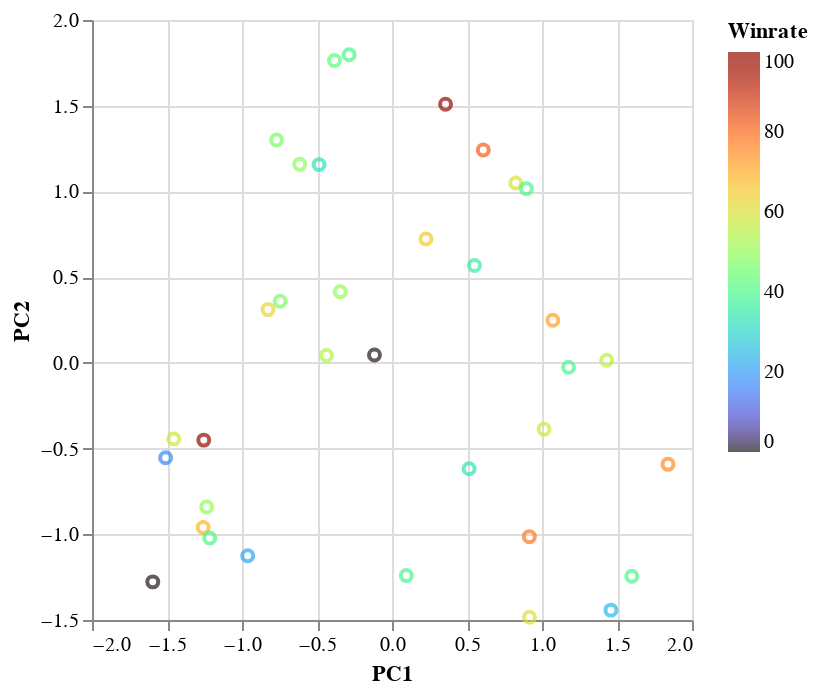

Source (notebook cell):
### Code cell
#Factor Analysis
fa = decomposition.FactorAnalysis(n_components=2)
fa.fit(matrix2)
tplt=fa.transform(matrix2)
dfplt =df_3.copy()
dfplt['PC1']=tplt[:,0]
dfplt['PC2']=tplt[:,1]
alt.Chart(dfplt).mark_point().encode(
    x='PC1',
    y='PC2',
    tooltip=['Champion','Winrate','Picks'],
    color=alt.Color('Winrate', scale=alt.Scale(scheme='turbo'))
)

### Figure 1 — Vega-Lite specification as saved in the notebook (floating-point values rounded to 4 significant figures)
{"config": {"view": {"continuousWidth": 300, "continuousHeight": 300}}, "data": {"name": "data-17728d0e9a88215fadda78dc334dc71e"}, "mark": {"type": "point"}, "encoding": {"color": {"field": "Winrate", "scale": {"scheme": "turbo"}, "type": "quantitative"}, "tooltip": [{"field": "Champion", "type": "nominal"}, {"field": "Winrate", "type": "quantitative"}, {"field": "Picks", "type": "quantitative"}], "x": {"field": "PC1", "type": "quantitative"}, "y": {"field": "PC2", "type": "quantitative"}}, "$schema": "https://vega.github.io/schema/vega-lite/v5.20.1.json", "datasets": {"data-17728d0e9a88215fadda78dc334dc71e": [{"Champion": " Aurora", "Picks": 9, "Bans": 30, "Winrate": 78.0, "CSM": 7.9, "DPM": 678.0, "GPM": 402.0, "PC1": 0.9158, "PC2": -1.014}, {"Champion": " Yone", "Picks": 18, "Bans": 19, "Winrate": 72.0, "CSM": 9.6, "DPM": 711.0, "GPM": 451.0, "PC1": 1.072, "PC2": 0.2489}, {"Champion": " Rell", "Picks": 26, "Bans": 5, "Winrate": 58.0, "CSM": 1.0, "DPM": 144.0, "GPM": 247.0, "PC1": -1.455, "PC2": -0.4436}, {"Champion": " Jax", "Picks": 15, "Bans": 15, "Winrate": 40.0, "CSM": 7.8, "DPM": 403.0, "GPM": 396.0, "PC1": -0.2856, "PC2": 1.798}, {"Champion": " Skarner", "Picks": 13, "Bans": 17, "Winrate": 54.0, "CSM": 5.8, "DPM": 372.0, "GPM": 332.0, "PC1": -0.4371, "PC2": 0.04273}, {"Champion": " Ziggs", "Picks": 5, "Bans": 24, "Winrate": 40.0, "CSM": 9.7, "DPM": 735.0, "GPM": 451.0, "PC1": 1.177, "PC2": -0.02599}, {"Champion": " Ashe", "Picks": 5, "Bans": 23, "Winrate": 60.0, "CSM": 9.7, "DPM": 654.0, "GPM": 457.0, "PC1": 0.8251, "PC2": 1.049}, {"Champion": " Gnar", "Picks": 17, "Bans": 11, "Winrate": 65.0, "CSM": 8.0, "DPM": 520.0, "GPM": 402.0, "PC1": 0.2264, "PC2": 0.723}, {"Champion": " Kaisa", "Picks": 18, "Bans": 10, "Winrate": 56.0, "CSM": 10.0, "DPM": 792.0, "GPM": 472.0, "PC1": 1.431, "PC2": 0.01538}, {"Champion": " Poppy", "Picks": 9, "Bans": 17, "Winrate": 22.0, "CSM": 2.6, "DPM": 256.0, "GPM": 261.0, "PC1": -0.962, "PC2": -1.125}, {"Champion": " Kalista", "Picks": 11, "Bans": 15, "Winrate": 82.0, "CSM": 9.1, "DPM": 605.0, "GPM": 447.0, "PC1": 0.6086, "PC2": 1.242}, {"Champion": " Vi", "Picks": 15, "Bans": 9, "Winrate": 47.0, "CSM": 6.1, "DPM": 295.0, "GPM": 345.0, "PC1": -0.7699, "PC2": 1.299}, {"Champion": " Jhin", "Picks": 14, "Bans": 9, "Winrate": 36.0, "CSM": 9.6, "DPM": 593.0, "GPM": 419.0, "PC1": 0.5499, "PC2": 0.5677}, {"Champion": " Rumble", "Picks": 10, "Bans": 12, "Winrate": 60.0, "CSM": 7.6, "DPM": 679.0, "GPM": 388.0, "PC1": 0.9166, "PC2": -1.484}, {"Champion": " Leona", "Picks": 16, "Bans": 5, "Winrate": 69.0, "CSM": 1.1, "DPM": 189.0, "GPM": 246.0, "PC1": -1.259, "PC2": -0.9605}, {"Champion": " Sejuani", "Picks": 15, "Bans": 6, "Winrate": 47.0, "CSM": 5.5, "DPM": 302.0, "GPM": 318.0, "PC1": -0.7461, "PC2": 0.3591}, {"Champion": " Orianna", "Picks": 9, "Bans": 11, "Winrate": 33.0, "CSM": 8.1, "DPM": 587.0, "GPM": 382.0, "PC1": 0.5141, "PC2": -0.6178}, {"Champion": " Renekton", "Picks": 7, "Bans": 13, "Winrate": 43.0, "CSM": 8.1, "DPM": 381.0, "GPM": 386.0, "PC1": -0.3837, "PC2": 1.764}, {"Champion": " Smolder", "Picks": 12, "Bans": 7, "Winrate": 25.0, "CSM": 9.7, "DPM": 801.0, "GPM": 428.0, "PC1": 1.46, "PC2": -1.442}, {"Champion": " Ahri", "Picks": 12, "Bans": 4, "Winrate": 58.0, "CSM": 8.6, "DPM": 699.0, "GPM": 429.0, "PC1": 1.014, "PC2": -0.3867}, {"Champion": " Ezreal", "Picks": 5, "Bans": 11, "Winrate": 40.0, "CSM": 10.0, "DPM": 832.0, "GPM": 445.0, "PC1": 1.599, "PC2": -1.245}, {"Champion": " Renata Glasc", "Picks": 6, "Bans": 10, "Winrate": 50.0, "CSM": 1.2, "DPM": 194.0, "GPM": 252.0, "PC1": -1.236, "PC2": -0.8405}, {"Champion": " Maokai", "Picks": 8, "Bans": 6, "Winrate": 63.0, "CSM": 5.1, "DPM": 284.0, "GPM": 311.0, "PC1": -0.8265, "PC2": 0.3107}, {"Champion": " Nocturne", "Picks": 10, "Bans": 4, "Winrate": 50.0, "CSM": 6.5, "DPM": 330.0, "GPM": 352.0, "PC1": -0.6153, "PC2": 1.158}, {"Champion": " Xayah", "Picks": 5, "Bans": 7, "Winrate": 40.0, "CSM": 10.4, "DPM": 670.0, "GPM": 460.0, "PC1": 0.896, "PC2": 1.016}, {"Champion": " Rakan", "Picks": 6, "Bans": 6, "Winrate": 17.0, "CSM": 1.3, "DPM": 132.0, "GPM": 239.0, "PC1": -1.509, "PC2": -0.5535}, {"Champion": " Alistar", "Picks": 5, "Bans": 6, "Winrate": 0.0, "CSM": 1.1, "DPM": 114.0, "GPM": 209.0, "PC1": -1.595, "PC2": -1.277}, {"Champion": " KSante", "Picks": 6, "Bans": 5, "Winrate": 33.0, "CSM": 7.1, "DPM": 359.0, "GPM": 361.0, "PC1": -0.4863, "PC2": 1.156}, {"Champion": " Nautilus", "Picks": 5, "Bans": 3, "Winrate": 40.0, "CSM": 1.2, "DPM": 199.0, "GPM": 248.0, "PC1": -1.215, "PC2": -1.022}, {"Champion": " Akali", "Picks": 5, "Bans": 2, "Winrate": 0.0, "CSM": 8.2, "DPM": 444.0, "GPM": 352.0, "PC1": -0.1168, "PC2": 0.04587}, {"Champion": " Braum", "Picks": 4, "Bans": 3, "Winrate": 100.0, "CSM": 1.1, "DPM": 189.0, "GPM": 263.0, "PC1": -1.255, "PC2": -0.4507}, {"Champion": " Neeko", "Picks": 5, "Bans": 2, "Winrate": 40.0, "CSM": 5.3, "DPM": 494.0, "GPM": 336.0, "PC1": 0.09564, "PC2": -1.241}, {"Champion": " Miss Fortune", "Picks": 4, "Bans": 1, "Winrate": 75.0, "CSM": 9.7, "DPM": 885.0, "GPM": 487.0, "PC1": 1.84, "PC2": -0.5921}, {"Champion": " Wukong", "Picks": 4, "Bans": 1, "Winrate": 50.0, "CSM": 5.9, "DPM": 392.0, "GPM": 352.0, "PC1": -0.3452, "PC2": 0.4153}, {"Champion": " Sylas", "Picks": 4, "Bans": 1, "Winrate": 100.0, "CSM": 8.5, "DPM": 548.0, "GPM": 437.0, "PC1": 0.3571, "PC2": 1.508}]}}
